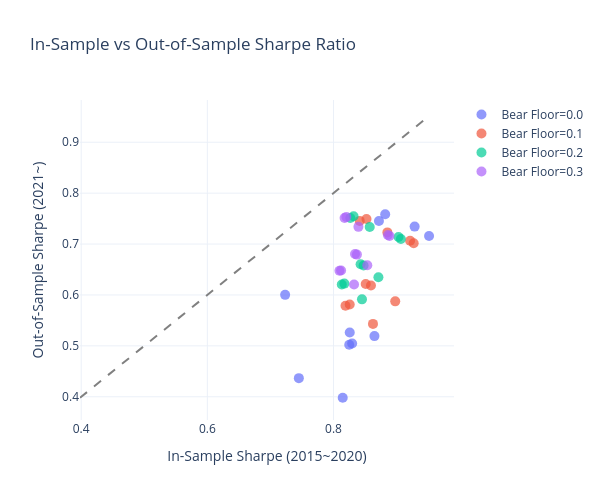

Notebook code for this chart:
### Markdown cell above
### IS vs OOS Sharpe 산점도

오버피팅 여부를 시각적으로 확인합니다. 대각선에 가까울수록 IS/OOS 성과가 일관적입니다.

### Code cell
# IS vs OOS Sharpe 산점도
fig = go.Figure()

for bf in bearish_floors:
    subset = grid_df[grid_df['Bear Floor'] == bf]
    fig.add_trace(go.Scatter(
        x=subset['IS Sharpe'], y=subset['OOS Sharpe'],
        mode='markers',
        name=f'Bear Floor={bf}',
        marker=dict(size=10, opacity=0.7),
        text=[f"F{r['Fast']}/S{r['Slow']}" for _, r in subset.iterrows()],
        hovertemplate='%{text}<br>IS: %{x:.2f}<br>OOS: %{y:.2f}<extra></extra>',
    ))

# 대각선
sharpe_range = [min(grid_df['IS Sharpe'].min(), grid_df['OOS Sharpe'].min()),
                max(grid_df['IS Sharpe'].max(), grid_df['OOS Sharpe'].max())]
fig.add_trace(go.Scatter(
    x=sharpe_range, y=sharpe_range,
    mode='lines', line=dict(dash='dash', color='gray'),
    showlegend=False,
))

fig.update_layout(
    title='In-Sample vs Out-of-Sample Sharpe Ratio',
    xaxis_title='In-Sample Sharpe (2015~2020)',
    yaxis_title='Out-of-Sample Sharpe (2021~)',
    template='plotly_white',
    height=500, width=600,
)
fig.show()

### Figure 1 — Plotly figure (JSON) as saved in the notebook; plotly's stock layout.template omitted (floating-point values rounded to 4 significant figures)
{"data": [{"hovertemplate": "%{text}<br>IS: %{x:.2f}<br>OOS: %{y:.2f}<extra></extra>", "marker": {"opacity": 0.7, "size": 10}, "mode": "markers", "name": "Bear Floor=0.0", "text": ["F1/S6", "F1/S9", "F1/S12", "F2/S6", "F2/S9", "F2/S12", "F3/S6", "F3/S9", "F3/S12", "F6/S9", "F6/S12"], "type": "scatter", "x": [0.8146, 0.8249, 0.8296, 0.7233, 0.882, 0.872, 0.7451, 0.8258, 0.8649, 0.9286, 0.9515], "y": [0.3981, 0.5021, 0.5048, 0.6002, 0.7584, 0.7451, 0.4366, 0.5263, 0.5192, 0.7342, 0.7158]}, {"hovertemplate": "%{text}<br>IS: %{x:.2f}<br>OOS: %{y:.2f}<extra></extra>", "marker": {"opacity": 0.7, "size": 10}, "mode": "markers", "name": "Bear Floor=0.1", "text": ["F1/S6", "F1/S9", "F1/S12", "F2/S6", "F2/S9", "F2/S12", "F3/S6", "F3/S9", "F3/S12", "F6/S9", "F6/S12"], "type": "scatter", "x": [0.8626, 0.8257, 0.819, 0.8854, 0.8523, 0.8416, 0.8979, 0.8511, 0.8594, 0.9214, 0.9271], "y": [0.5432, 0.5813, 0.5789, 0.7229, 0.749, 0.7455, 0.5875, 0.6216, 0.6184, 0.7065, 0.7016]}, {"hovertemplate": "%{text}<br>IS: %{x:.2f}<br>OOS: %{y:.2f}<extra></extra>", "marker": {"opacity": 0.7, "size": 10}, "mode": "markers", "name": "Bear Floor=0.2", "text": ["F1/S6", "F1/S9", "F1/S12", "F2/S6", "F2/S9", "F2/S12", "F3/S6", "F3/S9", "F3/S12", "F6/S9", "F6/S12"], "type": "scatter", "x": [0.8452, 0.8172, 0.8131, 0.8574, 0.8318, 0.8266, 0.8712, 0.843, 0.8477, 0.9031, 0.9068], "y": [0.5913, 0.6223, 0.6204, 0.7335, 0.7547, 0.7512, 0.6348, 0.6603, 0.6578, 0.7137, 0.71]}, {"hovertemplate": "%{text}<br>IS: %{x:.2f}<br>OOS: %{y:.2f}<extra></extra>", "marker": {"opacity": 0.7, "size": 10}, "mode": "markers", "name": "Bear Floor=0.3", "text": ["F1/S6", "F1/S9", "F1/S12", "F2/S6", "F2/S9", "F2/S12", "F3/S6", "F3/S9", "F3/S12", "F6/S9", "F6/S12"], "type": "scatter", "x": [0.8326, 0.8121, 0.8094, 0.8395, 0.8204, 0.8176, 0.8536, 0.8341, 0.8371, 0.8862, 0.8888], "y": [0.6204, 0.648, 0.6475, 0.7337, 0.7533, 0.7512, 0.6584, 0.6806, 0.6793, 0.7179, 0.7159]}, {"line": {"color": "gray", "dash": "dash"}, "mode": "lines", "showlegend": false, "type": "scatter", "x": [0.3981, 0.9515], "y": [0.3981, 0.9515]}], "layout": {"height": 500, "title": {"text": "In-Sample vs Out-of-Sample Sharpe Ratio"}, "width": 600, "xaxis": {"title": {"text": "In-Sample Sharpe (2015~2020)"}}, "yaxis": {"title": {"text": "Out-of-Sample Sharpe (2021~)"}}}}
